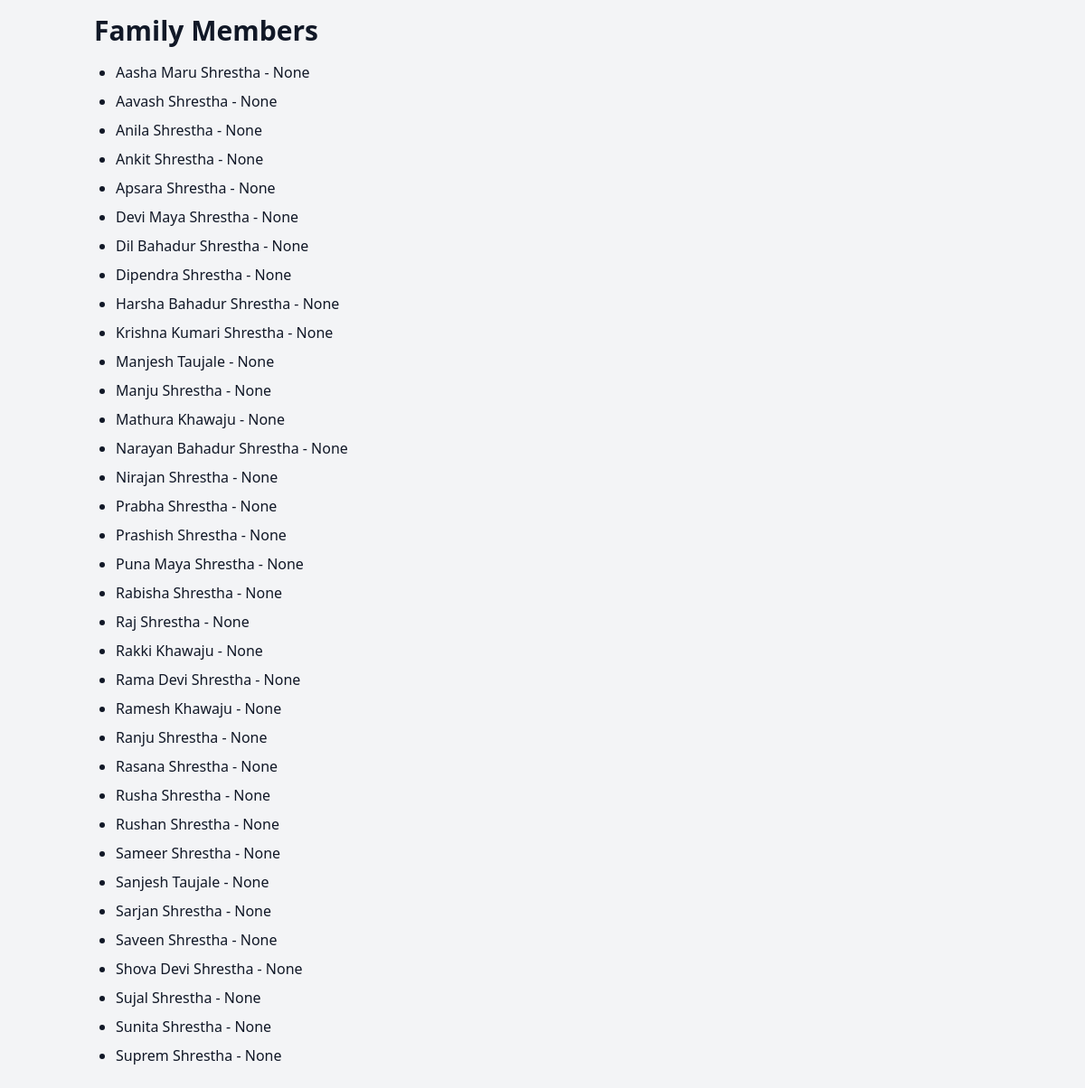
/members/, run on an earlier commit of the app's database.
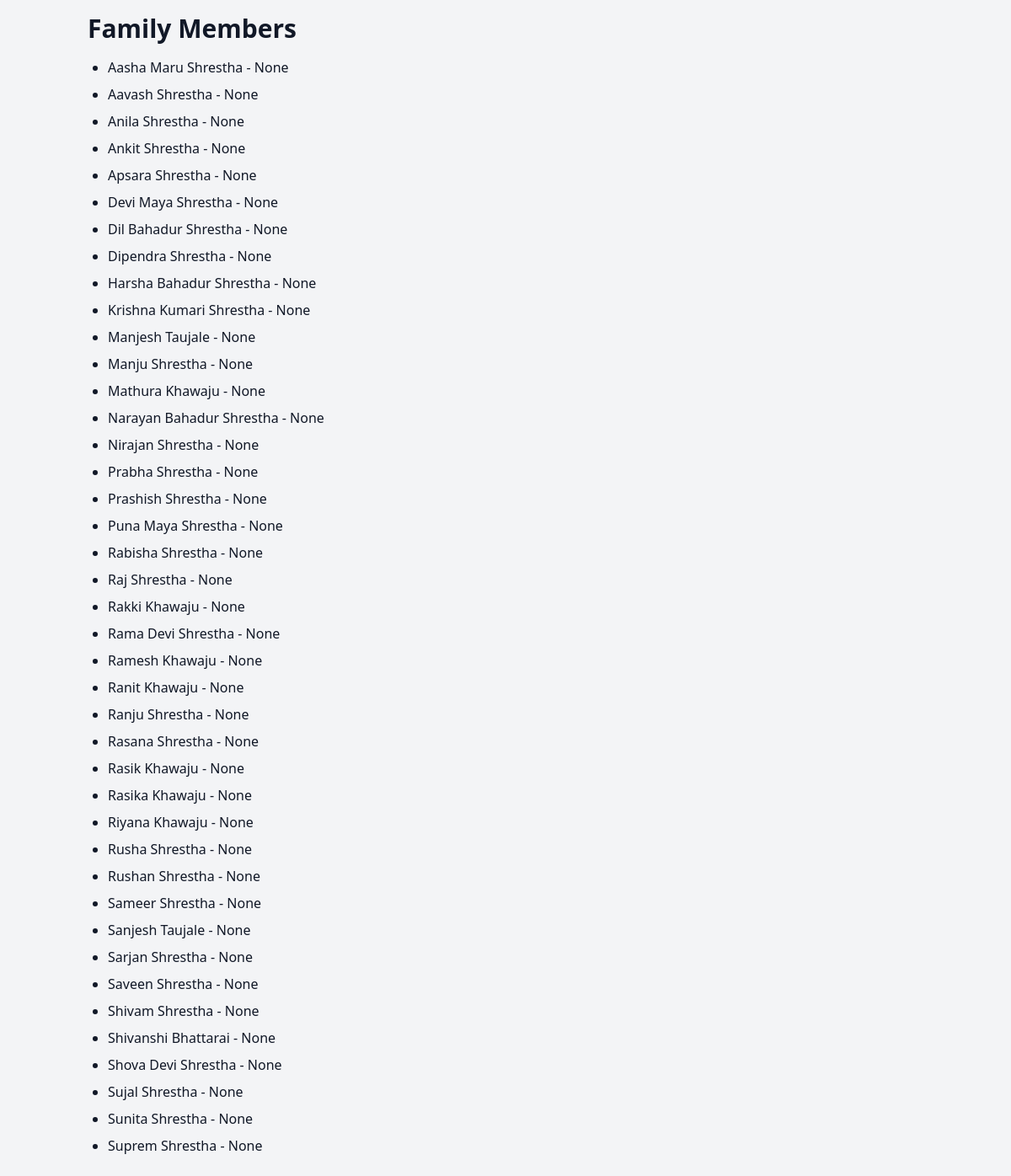
And on a later commit of the database.
### tree/models.py (models this page shows, shortened)
class FamilyMember(models.Model):
    SEX_CHOICES = [
        ('male', 'Male'),
        ('female', 'Female'),
    ]
    user = models.ForeignKey(settings.AUTH_USER_MODEL, on_delete=models.CASCADE, related_name='family_members')
    name = models.CharField(max_length=100)
    birth_date = models.DateField(null=True, blank=True)
    death_date = models.DateField(null=True, blank=True)
    child_number = models.PositiveIntegerField(default=1)
    parent = models.ForeignKey('self', on_delete=models.SET_NULL, null=True, blank=True, related_name='children')
    spouse = models.ForeignKey('self', null=True, blank=True, related_name='spouse_members', on_delete=models.CASCADE)
    sex = models.CharField(max_length=6, choices=SEX_CHOICES)
    class Meta:
        ordering = ['name', 'child_number']

### tree/views.py (the view)
# urls.py: path('members/', FamilyMemberListView.as_view(), name='family_member_list'),
class FamilyMemberListView(ListView):
    model = FamilyMember
    template_name = 'tree/family_member_list.html'
    context_object_name = 'members'

### templates/tree/family_member_list.html (shortened to what this page needs)
{% extends 'tree/../base.html' %}
{% block content %}
<h1 class="text-3xl font-bold mb-4">Family Members</h1>
<ul class="list-disc pl-6">
    {% for member in members %}
        <li class="mb-2">{{ member.name }} - {{ member.birth_date }}</li>
    {% endfor %}
</ul>
{% endblock %}

### templates/base.html (shortened to what this page needs)
<!DOCTYPE html>
<html lang="en">
<head>
    <link href="https://cdnjs.cloudflare.com/ajax/libs/tailwindcss/2.2.19/tailwind.min.css" rel="stylesheet">
</head>
<body class="bg-gray-100 text-gray-900">
    <div class="container mx-auto p-4">
        {% block content %}{% endblock %}
    </div>
</body>
</html>

What changed in the data, as far as the page shows it:
added FamilyMember: name "Ranit Khawaju", birth_date "None"
added FamilyMember: name "Rasik Khawaju", birth_date "None"
added FamilyMember: name "Rasika Khawaju", birth_date "None"
added FamilyMember: name "Riyana Khawaju", birth_date "None"
added FamilyMember: name "Shivam Shrestha", birth_date "None"
added FamilyMember: name "Shivanshi Bhattarai", birth_date "None"
